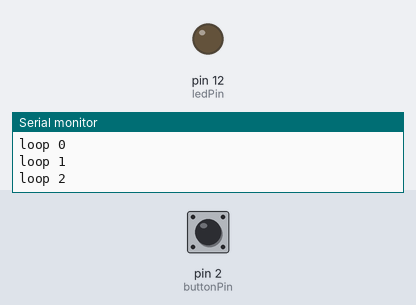
Simulated run of this sketch. Board: Arduino Uno, built with avr-gcc and run on an emulated ATmega328P. On the bench: output pins drawn as LEDs (lit = HIGH), the last lines printed to the serial monitor. The test bench sets the inputs (shaded band); at power-on: pin 2 (buttonPin) HIGH.

Above: at 1.2 s.
1.3 s: pin 2 (buttonPin) pulled LOW for 0.15 s
At 1.6 s:
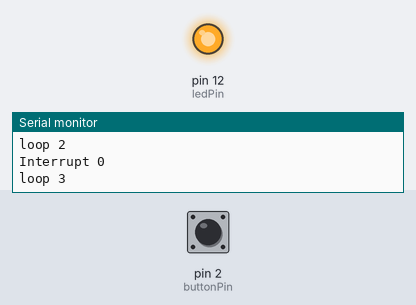
2.9 s: pin 2 (buttonPin) pulled LOW for 3.2 s
At 4.0 s:
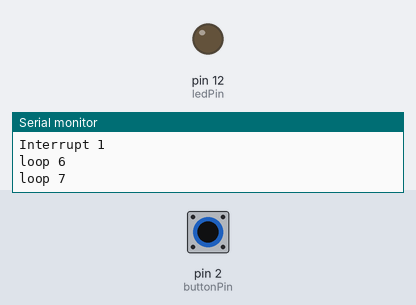
Timing chart, 0 to 7.6 s (numbered marks = the images above; inputs shaded):
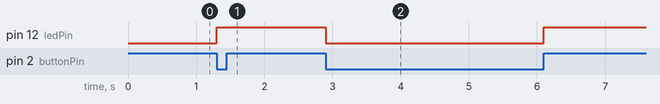

The sketch:

push_interrupt.ino
```cpp
const int ledPin = 12;   //ledPin
const int buttonPin = 2; //Button to perform interrupt
int x=0, y=0;            //some variables to increment
int ledToggle = LOW;     //led state
//variables to keep track of the timing of recent interrupts
unsigned long button_time = 0;
unsigned long last_button_time = 0;
void setup() {
pinMode(ledPin, OUTPUT);
pinMode(buttonPin, INPUT_PULLUP);
Serial.begin(9600);
attachInterrupt(digitalPinToInterrupt(buttonPin), button_ISR, CHANGE);
}
void loop(){
Serial.print("loop " );
Serial.print(x++ );
Serial.println();
delay(500);
}
void button_ISR(){
button_time = millis();
//check to see if increment() was called in the last 250 milliseconds
if (button_time - last_button_time > 250){
Serial.print("Interrupt ");
Serial.print(y++);
Serial.println();
ledToggle = !ledToggle;
digitalWrite(ledPin, ledToggle);
last_button_time = button_time;
}
}
```

Measured:
- after the input at 1.3 s, pin 12 (ledPin): LOW → HIGH at once
- after the input at 2.9 s, pin 12 (ledPin): HIGH → LOW at once, → HIGH 3.2 s later
